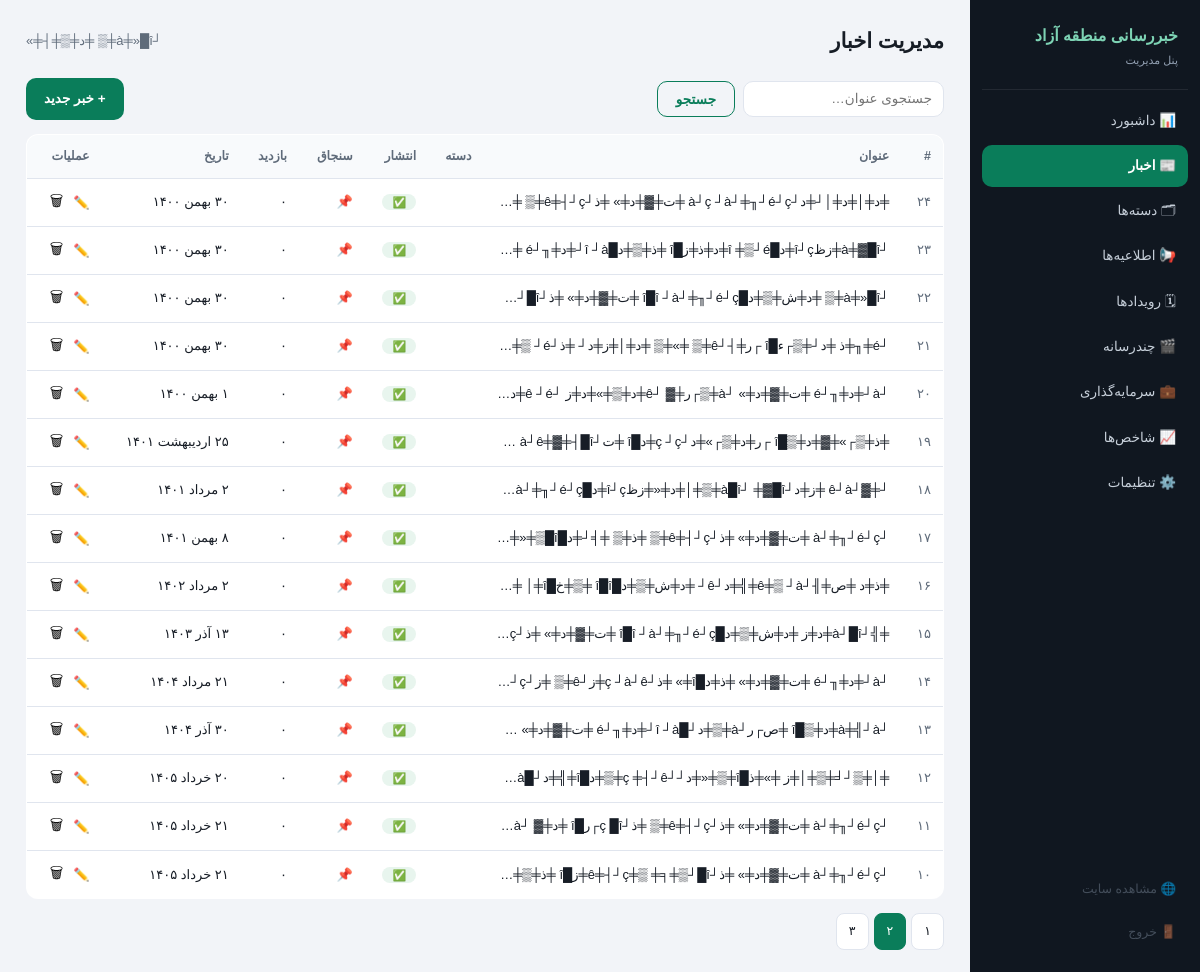
The page /admin.php?page=2&a=arts (signed in) on the database its author committed.
### tables this page shows
CREATE TABLE `articles` (
  `id` int(10) unsigned NOT NULL AUTO_INCREMENT,
  `category_id` int(10) unsigned DEFAULT NULL,
  `image` varchar(300) DEFAULT NULL,
  `source_name` varchar(120) DEFAULT NULL,
  `source_url` varchar(400) DEFAULT NULL,
  `is_pinned` tinyint(1) DEFAULT 0,
  `is_published` tinyint(1) DEFAULT 0,
  `published_at` datetime NOT NULL DEFAULT current_timestamp(),
  `views` int(10) unsigned DEFAULT 0,
  `created_at` datetime DEFAULT current_timestamp(),
  `updated_at` datetime DEFAULT NULL,
  PRIMARY KEY (`id`),
  KEY `idx_pub` (`is_published`,`published_at`),
  KEY `category_id` (`category_id`),
  CONSTRAINT `articles_ibfk_1` FOREIGN KEY (`category_id`) REFERENCES `categories` (`id`) ON DELETE SET NULL
);

### app.php (called while the page is built, shortened)
<?php
if (!function_exists('app')) {
    function app(): array { static $cfg; return $cfg ??= (require __DIR__ . '/config.php'); }
}
function db(): PDO {
    static $pdo = null;
    if ($pdo === null) {
        $c = app()['db'];
        try {
            $pdo = new PDO(
                "mysql:host={$c['host']};port={$c['port']};dbname={$c['name']};charset={$c['charset']}",
                $c['user'], $c['pass'],
                [PDO::ATTR_ERRMODE => PDO::ERRMODE_EXCEPTION, PDO::ATTR_DEFAULT_FETCH_MODE => PDO::FETCH_ASSOC,
                 PDO::ATTR_EMULATE_PREPARES => false]
            );
        } catch (PDOException $e) {
            http_response_code(500);
            exit(app()['debug'] ? 'DB Error: ' . $e->getMessage() : 'خطا در اتصال به دیتابیس. نصب‌کننده را اجرا کنید: <a href="install.php">install.php</a>');
        }
    }
    return $pdo;
}
function q(string $sql, array $p = []): PDOStatement { $st = db()->prepare($sql); $st->execute($p); return $st; }
function qall(string $sql, array $p = []): array { return q($sql, $p)->fetchAll(); }
function qval(string $sql, array $p = [])        { return q($sql, $p)->fetchColumn(); }
function e(?string $s): string          { return htmlspecialchars((string)$s, ENT_QUOTES, 'UTF-8'); }
function getp(string $k, string $d = ''): string { return is_string($_GET[$k] ?? null) ? trim($_GET[$k]) : $d; }
function ini(string $k, int $d = 0): int { return (int)($_GET[$k] ?? $d); }
function admin_url(string $a, array $qs = []): string {
    $qs['a'] = $a; foreach ($qs as $k => $v) if ($v === null || $v === '') unset($qs[$k]);
    return 'admin.php?' . http_build_query($qs);
}
function g2j(int $gy, int $gm, int $gd): array {
    $gdos = [0, 31, 59, 90, 120, 151, 181, 212, 243, 273, 304, 334];
    $gy2 = ($gm > 2) ? $gy + 1 : $gy;
    $days = 355666 + (365 * $gy) + (int)(($gy2 + 3) / 4) - (int)(($gy2 + 99) / 100) + (int)(($gy2 + 399) / 400) + $gd + $gdos[$gm - 1];
    $jy = -1595 + 33 * ((int)($days / 12053)); $days %= 12053;
    $jy += 4 * ((int)($days / 1461)); $days %= 1461;
    if ($days > 365) { $jy += (int)(($days - 1) / 365); $days = ($days - 1) % 365; }
    $jm = $days < 186 ? 1 + (int)($days / 31) : 7 + (int)(($days - 186) / 30);
    $jd = 1 + ($days % ($days < 186 ? 31 : 30));
    return [$jy, $jm, $jd];
}
function fa_months(): array { return [1=>'فروردین','اردیبهشت','خرداد','تیر','مرداد','شهریور','مهر','آبان','آذر','دی','بهمن','اسفند']; }
function date_i18n(string $dt, bool $withTime = true): string {
    $ts = strtotime($dt); if (!$ts) return '';
    $lang = lang();
    $y = date('Y', $ts); $m = (int)date('n', $ts); $d = (int)date('j', $ts);
    if ($lang === 'fa') {
        [$jy, $jm, $jd] = g2j((int)$y, (int)$m, (int)$d);
        $fa = fa_months(); $persianDigits = ['۰','۱','۲','۳','۴','۵','۶','۷','۸','۹'];
        $str = strtr("$jd {$fa[$jm]} $jy", array_combine(range(0, 9), $persianDigits));
        return $withTime ? $str . '، ' . date('H:i', $ts) : $str;
    }
    return date('j M Y', $ts) . ($withTime ? ', ' . date('H:i', $ts) : '');
}
function lang(): string {
    static $l = null;
    if ($l === null) {
        $allowed = app()['languages'];
        $g = getp('lang');
        $l = in_array($g, $allowed, true) ? $g : ($_SESSION['lang'] ?? null);
    }
    return $l;
}
function fa_num(int|string $n): string {
    return strtr((string)$n, array_combine(range(0, 9), ['۰','۱','۲','۳','۴','۵','۶','۷','۸','۹']));
}
function current_admin(): array { return $_SESSION['admin'] ?? ['name'=>'', 'user'=>'']; }

### admin.php (the view, shortened to what this page needs)
<?php
require_once __DIR__ . '/app.php';
$NAV = [
    'dash' => '📊 داشبورد', 'arts' => '📰 اخبار', 'cats' => '🗂 دسته‌ها', 'anns' => '📢 اطلاعیه‌ها',
    'evs' => '🗓 رویدادها', 'mds' => '🎬 چندرسانه', 'invs' => '💼 سرمایه‌گذاری', 'pulse' => '📈 شاخص‌ها', 'set' => '⚙️ تنظیمات',
];
function admin_header(string $title, string $act): void {
    global $NAV;
    echo '<!doctype html><html lang="fa" dir="rtl"><head><meta charset="utf-8">
<meta name="viewport" content="width=device-width, initial-scale=1"><meta name="robots" content="noindex">
<title>' . e($title) . ' — پنل مدیریت</title>
<link rel="stylesheet" href="assets/css/admin.css?v=1"></head>
<body data-act="' . e($act) . '"><div class="adm"><aside class="side">
<div class="side-brand">خبررسانی منطقه آزاد<br><small>پنل مدیریت</small></div>';
    foreach ($NAV as $k => $v) echo '<a class="sitem' . ($act === $k ? ' on' : '') . '" href="' . e(admin_url($k)) . '">' . $v . '</a>';
    echo '<div class="spacer"></div>
<a class="sitem dim" href="index.php" target="_blank">🌐 مشاهده سایت</a>
<a class="sitem dim" href="' . e(admin_url('logout')) . '">🚪 خروج</a>
</aside><main class="adm-main"><div class="adm-top"><h1>' . e($title) . '</h1>
<span class="who">' . e(current_admin()['name'] ?: current_admin()['user']) . '</span></div>';
}
function admin_footer(): void { echo '</main></div></body></html>'; }
$a = getp('a', 'dash');
switch ($a) {
case 'arts': {
    $sq = getp('q'); $w = ''; $p = [];
    $page = max(1, ini('page', 1)); $per = 15; $off = ($page - 1) * $per;
    $total = (int)qval("SELECT COUNT(*) FROM articles a JOIN article_translations t ON t.article_id = a.id AND t.lang='fa'" . ($w ? " WHERE $w" : ""), $p);
    admin_header('مدیریت اخبار', 'arts');
    echo '<div class="tools"><form method="get"><input type="hidden" name="a" value="arts"><input name="q" placeholder="جستجوی عنوان…" value="' . e($sq) . '"><button class="btn ghost">جستجو</button></form>
    <a class="btn" href="' . e(admin_url('art_edit')) . '">+ خبر جدید</a></div>
    <table class="lt"><tr><th>#</th><th>عنوان</th><th>دسته</th><th>انتشار</th><th>سنجاق</th><th>بازدید</th><th>تاریخ</th><th>عملیات</th></tr>';
    foreach (qall("SELECT a.*, t.title, c.id AS cid FROM articles a
                   JOIN article_translations t ON t.article_id = a.id AND t.lang='fa'
                   LEFT JOIN category_translations c ON c.category_id = a.category_id AND c.lang='fa'
                   " . ($w ? "WHERE $w " : "") . "ORDER BY a.id DESC LIMIT $per OFFSET $off", $p) as $r) {
        echo '<tr><td>' . fa_num((int)$r['id']) . '</td><td class="tt">' . e($r['title']) . '</td><td>' . e($r['cid'] ? '' : '') . '</td>
          <td><span class="bdg ' . ($r['is_published'] ? 'g' : 'y') . '">' . ($r['is_published'] ? '✅' : 'پیش‌نویس') . '</span></td>
          <td>' . ($r['is_pinned'] ? '📌' : '') . '</td><td>' . fa_num((int)$r['views']) . '</td><td>' . e(date_i18n($r['published_at'], false)) . '</td>
          <td class="ops"><a href="' . e(admin_url('art_edit', ['id' => $r['id']])) . '">✏️</a>
          <form method="post" onsubmit="return confirm(&quot;حذف شود؟&quot;)"><input type="hidden" name="a" value="arts"><input type="hidden" name="op" value="del"><input type="hidden" name="id" value="' . (int)$r['id'] . '">' . csrf_field() . '<button class="lblk">🗑</button></form></td></tr>';
    }
    echo '</table>';
    if ($total > $per) {
        echo '<div class="pager">';
        for ($i = 1; $i <= (int)ceil($total / $per); $i++)
            echo '<a class="pg' . ($i === $page ? ' pg-cur' : '') . '" href="' . e(admin_url('arts', ['q' => $sq, 'page' => $i])) . '">' . fa_num($i) . '</a>';
        echo '</div>';
    }
    admin_footer();
} break;
}

### assets/css/admin.css (style rules this page uses)
:root { --bg:#f2f4f8;--panel:#fff;--fg:#171d26;--muted:#5f6b7a;--line:#e0e5ee;--brand:#0a7d5a;--brand-d:#086a4c;--brand-l:#e8f5f0;--y:#b45309;--r:#b91c1c;--g:#15803d;--radius:12px }
* { margin:0;box-sizing:border-box }
body { font-family:Vazirmatn,Tahoma,sans-serif;background:var(--bg);color:var(--fg);font-size:14px;line-height:1.8 }
a { text-decoration:none;color:inherit }
.adm { display:flex;min-height:100vh }
.side { width:230px;background:#101720;color:#dfe6ef;display:flex;flex-direction:column;padding:16px 12px;flex-shrink:0 }
.side-brand { font-size:16px;font-weight:800;color:#7dd3b4;padding:6px 10px 18px;border-bottom:1px solid rgba(255,255,255,.08);margin-bottom:10px }
.side-brand small { display:block;font-size:11px;font-weight:400;color:#93a1b3 }
.sitem { display:block;padding:9px 12px;border-radius:10px;font-size:13.5px;color:#c6cfd9;margin-bottom:3px }
.sitem.on { background:var(--brand);color:#fff;font-weight:700 }
.sitem.dim { opacity:.65;font-size:12.5px }
.spacer { flex:1 }
.adm-main { flex:1;padding:22px 26px;max-width:1200px }
.adm-top { display:flex;justify-content:space-between;align-items:center;margin-bottom:18px }
.adm-top h1 { font-size:21px }
.who { color:var(--muted);font-size:13px }
.btn { background:var(--brand);color:#fff;border:0;padding:9px 18px;border-radius:10px;font-family:inherit;font-size:13.5px;cursor:pointer;font-weight:700 }
.btn.ghost { background:transparent;color:var(--brand);border:1px solid var(--brand) }
.tools { display:flex;justify-content:space-between;align-items:center;gap:10px;margin-bottom:14px }
.tools form { display:flex;gap:8px }
table.lt { width:100%;border-collapse:collapse;background:var(--panel);border-radius:var(--radius);overflow:hidden;border:1px solid var(--line) }
.lt th { background:#f8fafc;font-size:12.5px;color:var(--muted);text-align:right;padding:10px 12px }
.lt td { border-top:1px solid var(--line);padding:9px 12px;font-size:13px }
.lt th,table>tr>th { font-weight:700 }
.lt td:first-child { color:var(--muted);white-space:nowrap }
.tt { max-width:380px;overflow:hidden;text-overflow:ellipsis;white-space:nowrap }
.dim { color:var(--muted);font-size:12px }
.ops { display:flex;gap:6px;align-items:center;white-space:nowrap }
.ops form { display:inline }
.lblk { background:transparent;border:0;cursor:pointer;font-size:15px;padding:2px 4px }
.bdg { padding:2px 10px;border-radius:999px;font-size:11px;font-weight:700 }
.bdg.g { background:#e8f5ee;color:var(--g) }
.pager { display:flex;gap:5px;margin-top:14px }
.pg { padding:6px 12px;background:#fff;border:1px solid var(--line);border-radius:8px;font-size:12.5px }
.pg-cur { background:var(--brand);color:#fff;border-color:var(--brand) }
input,select,textarea { width:100%;padding:9px 11px;border:1px solid var(--line);border-radius:10px;font-family:inherit;font-size:13.5px;background:#fff }

### rows shown on the page
articles: id "۲۴", views "۰", published_at "۳۰ بهمن ۱۴۰۰"
articles: id "۲۳", views "۰", published_at "۳۰ بهمن ۱۴۰۰"
articles: id "۲۲", views "۰", published_at "۳۰ بهمن ۱۴۰۰"
articles: id "۲۱", views "۰", published_at "۳۰ بهمن ۱۴۰۰"
articles: id "۲۰", views "۰", published_at "۱ بهمن ۱۴۰۰"
articles: id "۱۹", views "۰", published_at "۲۵ اردیبهشت ۱۴۰۱"
articles: id "۱۸", views "۰", published_at "۲ مرداد ۱۴۰۱"
articles: id "۱۷", views "۰", published_at "۸ بهمن ۱۴۰۱"
articles: id "۱۶", views "۰", published_at "۲ مرداد ۱۴۰۲"
articles: id "۱۵", views "۰", published_at "۱۳ آذر ۱۴۰۳"
articles: id "۱۴", views "۰", published_at "۲۱ مرداد ۱۴۰۴"
articles: id "۱۳", views "۰", published_at "۳۰ آذر ۱۴۰۴"
articles: id "۱۲", views "۰", published_at "۲۰ خرداد ۱۴۰۵"
articles: id "۱۱", views "۰", published_at "۲۱ خرداد ۱۴۰۵"
articles: id "۱۰", views "۰", published_at "۲۱ خرداد ۱۴۰۵"

### other values the page prints
$v "📊 داشبورد"
$v "📰 اخبار"
$v "🗂 دسته‌ها"
$v "📢 اطلاعیه‌ها"
$v "🗓 رویدادها"
$v "🎬 چندرسانه"
$v "💼 سرمایه‌گذاری"
$v "📈 شاخص‌ها"
$v "⚙️ تنظیمات"
$title "مدیریت اخبار"
current_admin()['name'] ?: current_admin()['user'] "┘à╪»█î╪▒ ╪د╪▒╪┤╪»"
fa_num($i) "۱"
fa_num($i) "۲"
fa_num($i) "۳"
